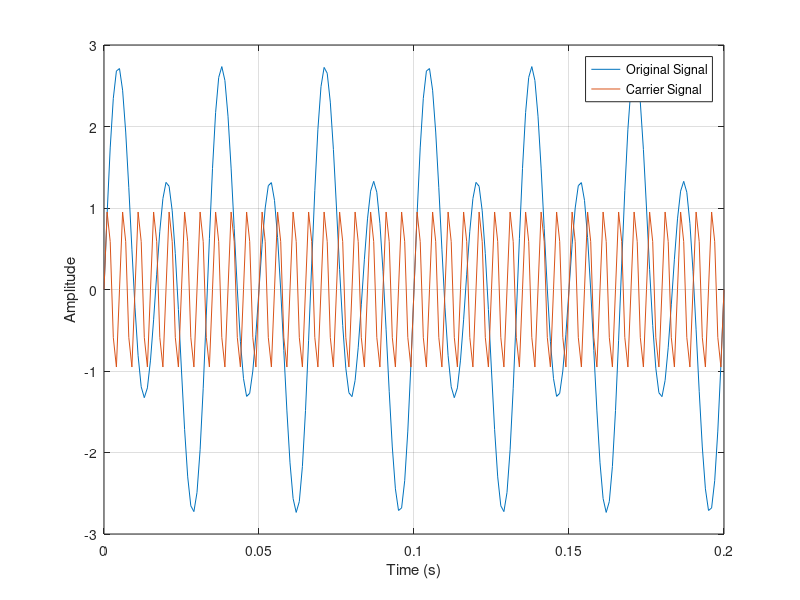
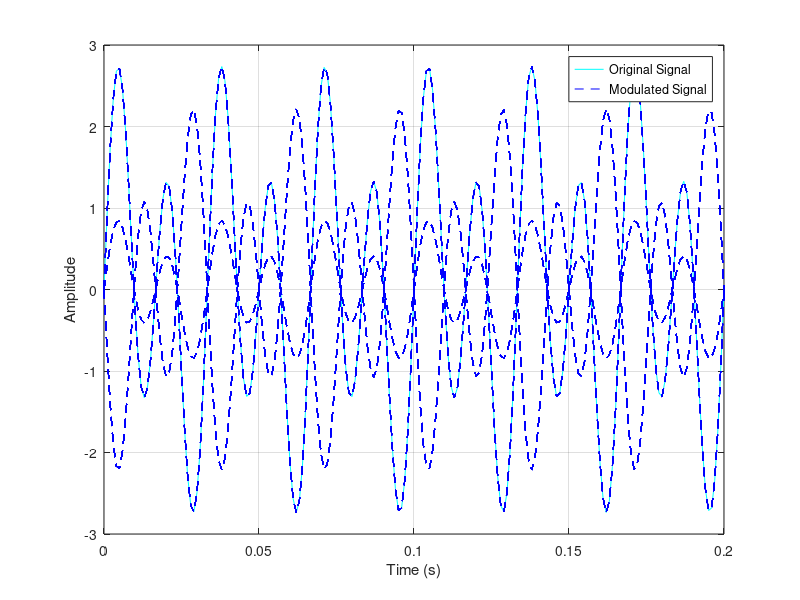
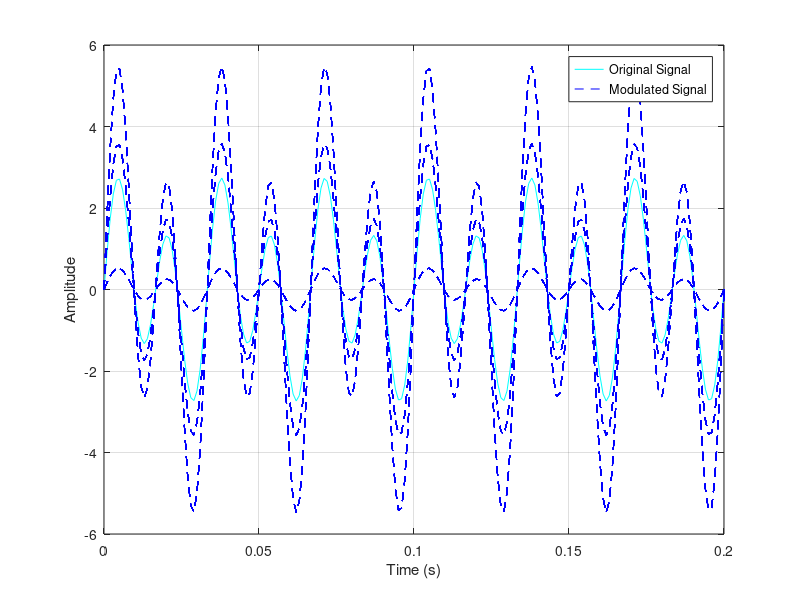

The MATLAB script that drew these images, in order:
clc 
clear all

fs = 1000; 
fc = 200;  
t = (0:1/fs:0.2)';

x = sin(2*pi*30*t)+2*sin(2*pi*60*t);
x_c = sin(2*pi*fc*t);

figure(1);
plot(t,x,t,x_c);
xlabel('Time (s)')
ylabel('Amplitude')
legend('Original Signal','Carrier Signal');
grid on;

y = ammod(x,fc,fs);

figure(2);
plot(t,x,'c',t,y,'b--')
xlabel('Time (s)')
ylabel('Amplitude')
legend('Original Signal','Modulated Signal')
grid on

%Demodulation
z = amdemod(y,fc,fs);

figure(3);
plot(t,x,'c',t,z,'b--')
xlabel('Time (s)')
ylabel('Amplitude')
legend('Original Signal','Modulated Signal')
grid on

